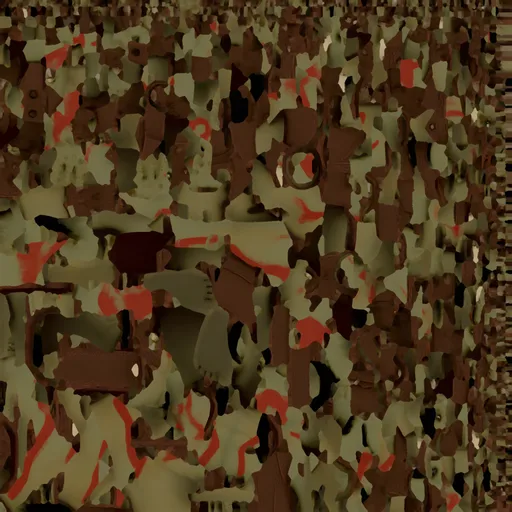
#> input picture ArtSource/Gothic/texfix_src/g_cl_guardian.png, 512 x 512 px
$ python gothic_tex_fix.py
#> lines starting #> are read from the running program, lines starting #| are printed output that depends on the picture; after the words box and inside, x2 and y2 are one past the last pixel; in counts of white or black regions, pixels touching at a corner belong together
"""哥特兵种贴图的后期修正（convert_demo_assets.py 重跑会覆盖贴图，跑完它之后再跑一次本脚本）。
用法：/Library/Developer/CommandLineTools/usr/bin/python3 Tools/gothic_tex_fix.py [兵种...]
幂等：第一次把原图备份到 ArtSource/Gothic/texfix_src/，记下输出的 md5；
再跑时若贴图仍是上次的输出，就从备份重算，不会叠加；若贴图被转换脚本换掉了，就把新图当原图重新备份。"""
import glob, hashlib, json, pathlib, sys
import numpy as np
from PIL import Image

PROJ = pathlib.Path(__file__).resolve().parent.parent
TROOPS = PROJ / 'Assets/_WarTable/Art/Models/Demo/troops'
SRC = PROJ / 'ArtSource/Gothic/texfix_src'


def rgb2hsv(a):
    r, g, b = a[..., 0], a[..., 1], a[..., 2]
    mx, mn = a.max(-1), a.min(-1)
    d = mx - mn
    h = np.zeros_like(mx)
    m = d > 1e-6
    rm = m & (mx == r)
    gm = m & (mx == g) & ~rm
    bm = m & ~rm & ~gm
    h[rm] = ((g - b)[rm] / d[rm]) % 6
    h[gm] = (b - r)[gm] / d[gm] + 2
    h[bm] = (r - g)[bm] / d[bm] + 4
    s = np.where(mx > 1e-6, d / np.maximum(mx, 1e-6), 0)
    return h * 60, s, mx


def hsv2rgb(h, s, v):
    h = (h % 360) / 60
    c = v * s
    x = c * (1 - np.abs(h % 2 - 1))
    z = np.zeros_like(h)
    i = np.floor(h).astype(int) % 6
    lut = [(c, x, z), (x, c, z), (z, c, x), (z, x, c), (x, z, c), (c, z, x)]
    out = np.zeros(h.shape + (3,))
    for k, (r, g, b) in enumerate(lut):
        m = i == k
        out[m] = np.stack([r[m], g[m], b[m]], -1)
    return out + (v - c)[..., None]


def guardian(a):
    """大红 → 锈铁：红橙色区压饱和度、色相往棕橙挪、略压暗；炉门的高亮橙光保留。"""
    h, s, v = rgb2hsv(a)
    red = ((h < 30) | (h > 340)) & (s > 0.25)
    glow = (v > 0.8) & (h > 18) & (h < 45) & (s > 0.6)   # 炉门 / 镜片发光
    k = red & ~glow
    h2 = np.where(k, np.where(h > 340, h - 360, h) * 0.5 + 12, h)   # 0..30° → 12..27°
    s2 = np.where(k, s * 0.55, s)
    v2 = np.where(k, v * 0.88, v)
    return hsv2rgb(h2, s2, v2)


def obsidian(a):
    """未来时代虚空蜂群（11-12）：P2 贴图把黑甲贴成偏棕 → 深色、不是紫光的部分统一成略带蓝紫的黑曜石色；紫色缝光 / 眼睛不动。"""
    h, s, v = rgb2hsv(a)
    glow = (h > 235) & (h < 325) & (s > 0.3) & (v > 0.22)
    k = ~glow & (s > 0.02)
    return hsv2rgb(np.where(k, 255.0, h), np.where(k, np.minimum(s, 0.2), s), v)


FIXES = {'g_cl_guardian': guardian}   # 未来时代（f_*）统一由 Tools/future_tex_fix.py 处理
KIND = {}   # 默认在 troops 目录


def md5(p):
    return hashlib.md5(p.read_bytes()).hexdigest()


def run(name):
#> called with name = 'g_cl_guardian'
    files = glob.glob(str(TROOPS.parent / KIND.get(name, 'troops') / f'{name}_tex' / 'Color_*.png'))
    if not files:
        print(name, '找不到贴图')
        return
    p = pathlib.Path(files[0])
    SRC.mkdir(parents=True, exist_ok=True)
    bak, rec = SRC / f'{name}.png', SRC / f'{name}.json'
    last = json.loads(rec.read_text()).get('out') if rec.exists() else None
    if not bak.exists() or md5(p) != last:   # 新原图（第一次，或转换脚本覆盖过）
        bak.write_bytes(p.read_bytes())
    im = Image.open(bak)
#> im is the input picture: PIL image 512x512 RGB; mean R, G, B 75.9, 56.4, 30.4
    a = np.asarray(im.convert('RGB')).astype(np.float64) / 255
    out = np.clip(FIXES[name](a) * 255 + 0.5, 0, 255).astype(np.uint8)
#> in rgb2hsv, `m = d > 1e-6`:
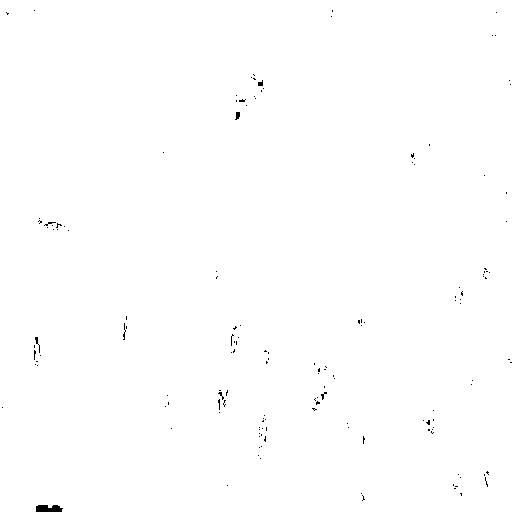
#> m: shape (512, 512) bool; 99.7% white; 150 black regions (145 under 20 px), largest, box (x1, y1, x2, y2) and area: (36, 505, 63, 512) 160, (235, 112, 240, 120) 28, (35, 337, 40, 353) 26, (258, 80, 263, 86) 22, (123, 323, 126, 340) 21
#> in rgb2hsv, `rm = m & (mx == r)`: rm: shape (512, 512) bool; 99.1% white; 161 black regions (138 under 20 px), largest, box (x1, y1, x2, y2) and area: (36, 505, 69, 512) 187, (34, 336, 41, 366) 177, (251, 74, 264, 99) 173
#> in rgb2hsv, `gm = m & (mx == g) & ~rm`: gm: shape (512, 512) bool; 0.43% white in thin lines or dots
#> in rgb2hsv, `bm = m & ~rm & ~gm`: bm: shape (512, 512) bool; 0.2% white; 47 white regions (42 under 20 px), largest, box (x1, y1, x2, y2) and area: (233, 104, 247, 121) 108, (35, 344, 41, 362) 72, (220, 390, 227, 410) 61, (430, 410, 435, 424) 41, (261, 420, 267, 428) 37
#> in rgb2hsv, `h[gm] = (b - r)[gm] / d[gm] + 2`: h: shape (512, 512) float64; min 0, max 5.97, mean 0.599
#> in rgb2hsv, `h[bm] = (r - g)[bm] / d[bm] + 4`: h: shape (512, 512) float64; min 0, max 5.97, mean 0.607
#> in guardian, `red = ((h < 30) | (h > 340)) & (s > 0.25)`:
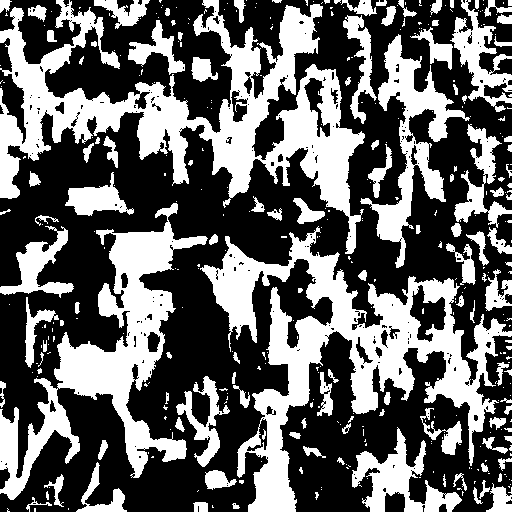
#> red: shape (512, 512) bool; 39.2% white; 384 white regions (263 under 20 px), largest, box (x1, y1, x2, y2) and area: (0, 0, 365, 254) 27458, (200, 226, 512, 512) 24151, (0, 203, 208, 500) 15816
#> in guardian, `glow = (v > 0.8) & (h > 18) & (h < 45) & (s > 0.6)`: glow: shape (512, 512) bool; every value is 0
#> in guardian, `s2 = np.where(k, s * 0.55, s)`:
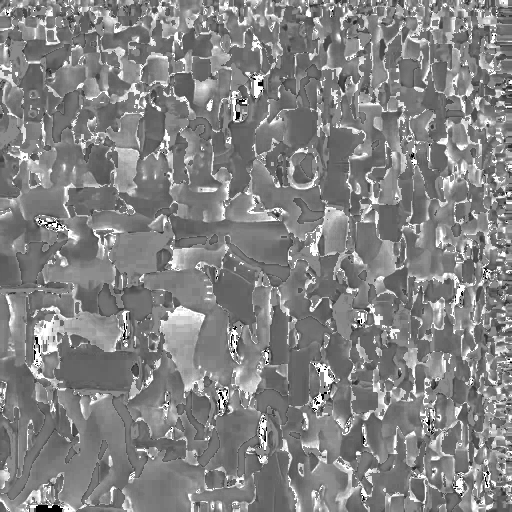
#> s2: shape (512, 512) float64; min 0, max 1, mean 0.517
#> in hsv2rgb, `x = c * (1 - np.abs(h % 2 - 1))`:
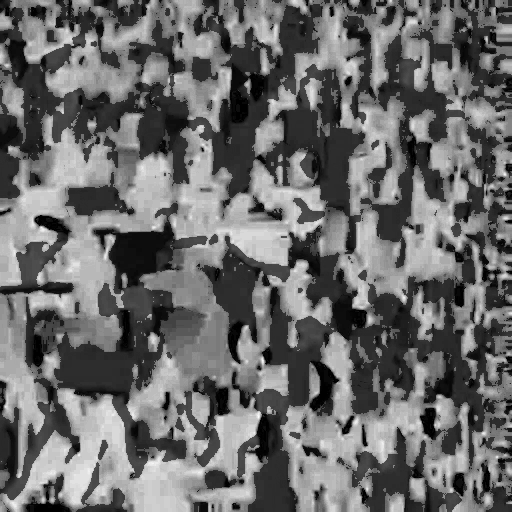
#> x: shape (512, 512) float64; min 0, max 0.212, mean 0.0895; drawn with min black and max white
#> in hsv2rgb, `i = np.floor(h).astype(int) % 6`: i: shape (512, 512) int64; 6 distinct labels, from 0 to 5
#> the loop in hsv2rgb, `for k, (r, g, b) in enumerate(lut):` made 6 passes
#> after the loop in hsv2rgb, `for k, (r, g, b) in enumerate(lut):`:
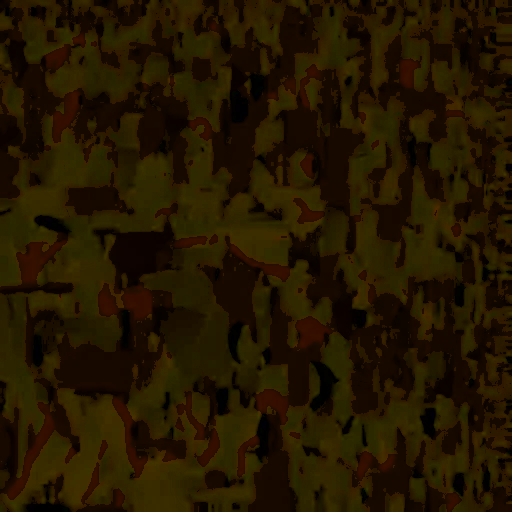
#> out: shape (512, 512, 3) float64; mean of channels 0, 1, 2 0.141, 0.0895, 5.09e-05; drawn as R, G, B
    res = Image.fromarray(out)
    if im.mode == 'RGBA':
        res.putalpha(im.getchannel('A'))
    res.save(p)
    rec.write_text(json.dumps({'out': md5(p)}))
    s = rgb2hsv(out.astype(float) / 255)[1].mean()
#> in rgb2hsv (call 2), `r, g, b = a[..., 0], a[..., 1], a[..., 2]`:
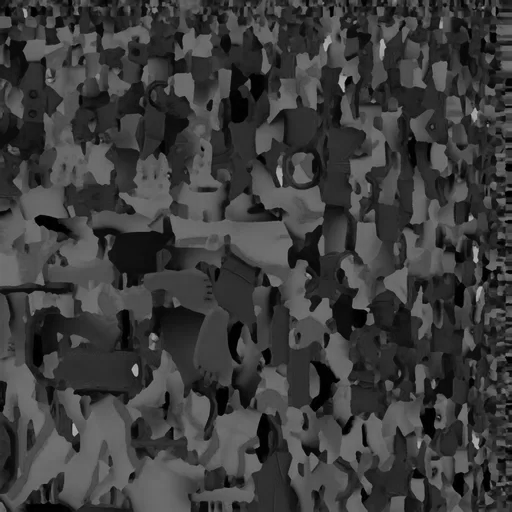
#> g: shape (512, 512) float64; min 0, max 0.714, mean 0.235
#> in rgb2hsv (call 2), `h[gm] = (b - r)[gm] / d[gm] + 2`: h: shape (512, 512) float64; min 0, max 5.67, mean 0.595
#> in rgb2hsv (call 2), `h[bm] = (r - g)[bm] / d[bm] + 4`:
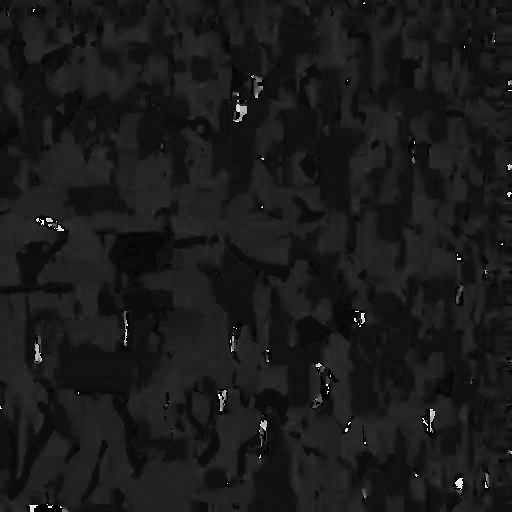
#> h: shape (512, 512) float64; min 0, max 5.67, mean 0.603; drawn with min black and max white
#> s = 0.516
    print(name, '→', p.name, '平均饱和度', round(float(s), 2))
#| g_cl_guardian → Color_33345b0d-807f-49a6-b97b-9114dfafe7ce.png 平均饱和度 0.52


if __name__ == '__main__':
    for n in (sys.argv[1:] or list(FIXES)):
        run(n if n.startswith(('g_', 'f_')) else 'g_' + n)
